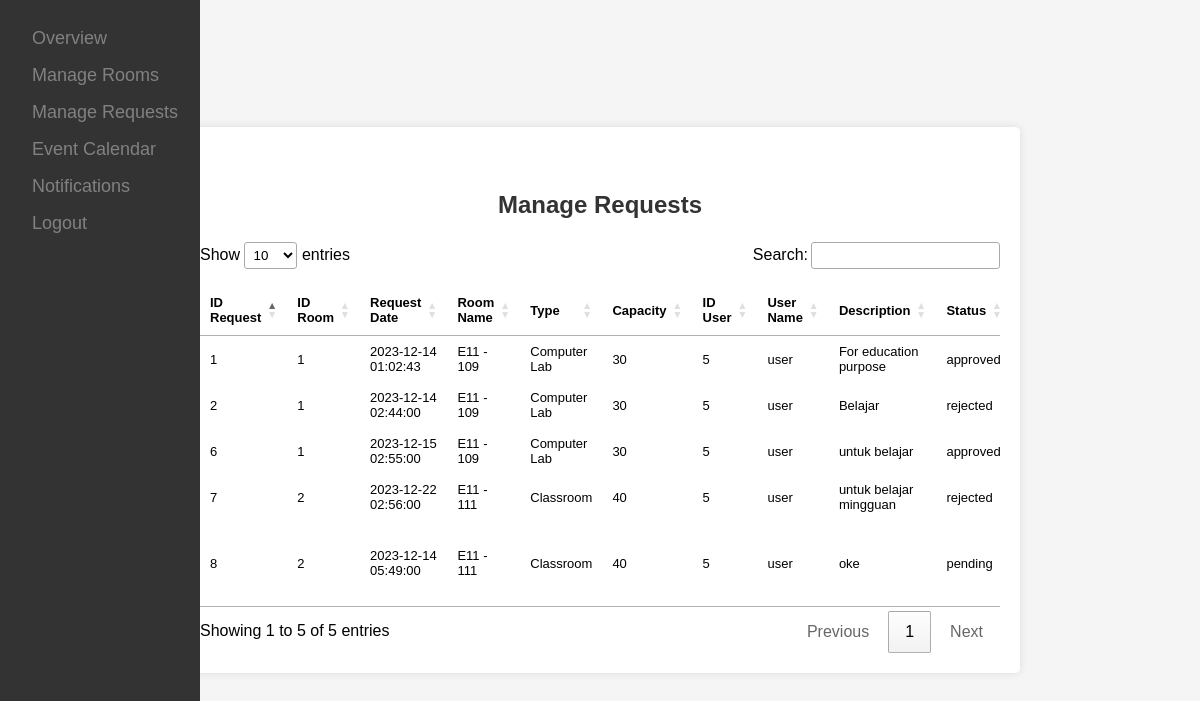
Screenshot of /classfinder-final/admin/manage_requests.php (signed in) with the database file from the repository.
### tables this page shows
CREATE TABLE `requests` (
  `id_request` int(11) NOT NULL,
  `id_user` int(11) DEFAULT NULL,
  `id_room` int(11) DEFAULT NULL,
  `request_date` datetime DEFAULT NULL,
  `status` enum('pending','approved','rejected') NOT NULL,
  `description` varchar(255) DEFAULT NULL
);

CREATE TABLE `rooms` (
  `id_room` int(11) NOT NULL,
  `room_name` varchar(50) NOT NULL,
  `type` enum('Classroom','Computer Lab') NOT NULL,
  `capacity` int(11) NOT NULL,
  `status` varchar(255) NOT NULL
);

CREATE TABLE `users` (
  `id_user` int(11) NOT NULL,
  `username` varchar(50) NOT NULL,
  `password` varchar(255) NOT NULL,
  `role` enum('admin','user') NOT NULL DEFAULT 'user'
);

### classfinder-final/admin/manage_requests.php (the view, shortened to what this page needs)
<!DOCTYPE html>
<html lang="en">
<head>
    <link rel="stylesheet" href="../css/style.css">
</head>
<body style="height: unset;">
    <div class="container">
        <div class="sidebar">
            <a href="dashboard.php">Overview</a>
            <a href="manage_rooms.php">Manage Rooms</a>
            <a href="manage_requests.php">Manage Requests</a>
            <a href="events.php">Event Calendar</a>
            <a href="notif_admin.php">Notifications</a>
            <a href="../logout.php">Logout</a>
        </div>
        <div class="content" style="text-align: center; line-height: 1.5; overflow-x: scroll;">
            <h2>Manage Requests</h2>
            <table class="table" id="datatable">
                <thead>
                    <tr>
                        <th>ID Request</th>
                        <th>ID Room</th>
                        <th>Request Date</th>
                        <th>Room Name</th>
                        <th>Type</th>
                        <th>Capacity</th>
                        <th>ID User</th>
                        <th>User Name</th>
                        <th>Description</th>
                        <th>Status</th>
                    </tr>
                </thead>
                <tbody>
                    <?php
                    include '../config/db.php';
                    $result = $conn->query("SELECT requests.*, rooms.room_name, rooms.type, rooms.capacity, users.username, users.role FROM requests JOIN rooms ON rooms.id_room = requests.id_room JOIN users ON users.id_user = requests.id_user");
                    while ($row = $result->fetch_assoc()) {
                        if ($row['status'] == 'pending') {
                            echo "<tr>
                                <td>{$row['id_request']}</td>
                                <td>{$row['id_room']}</td>
                                <td>{$row['request_date']}</td>
                                <td>{$row['room_name']}</td>
                                <td>{$row['type']}</td>
                                <td>{$row['capacity']}</td>
                                <td>{$row['id_user']}</td>
                                <td>{$row['username']}</td>
                                <td>{$row['description']}</td>
                                <td>{$row['status']}</td>
                                <td>
                                    <button class='btn btn-danger btn-sm' style='background: green; width: 80px;' onclick='approved({$row['id_request']})'>Approved</button>
                                    <button class='btn btn-danger btn-sm' style='background: red; width: 80px;' onclick='rejected({$row['id_request']})'>Rejected</button>
                                </td>
                            </tr>";
                        } else {
                            echo "<tr>
                                <td>{$row['id_request']}</td>
                                <td>{$row['id_room']}</td>
                                <td>{$row['request_date']}</td>
                                <td>{$row['room_name']}</td>
                                <td>{$row['type']}</td>
                                <td>{$row['capacity']}</td>
                                <td>{$row['id_user']}</td>
                                <td>{$row['username']}</td>
                                <td>{$row['description']}</td>
                                <td>{$row['status']}</td>
                                <td>
                                    -
                                </td>
                            </tr>";
                        }
                    }
                    ?>
                </tbody>
            </table>
        </div>
    </div>
</body>
</html>
<link rel="stylesheet" type="text/css" href="https://cdn.datatables.net/1.10.24/css/jquery.dataTables.css">

### classfinder-final/css/style.css (style rules this page uses)
body { font-family: Arial, sans-serif; background-color: #f4f4f4; margin: 0; padding: 0; display: flex; justify-content: center; align-items: center; height: 100vh; }
.container { background-color: #fff; padding: 20px; border-radius: 5px; box-shadow: 0 0 10px rgba(0, 0, 0, 0.1); }
body { font-family: Arial, sans-serif; margin: 0; padding: 0; }
.container { max-width: 800px; margin: 20px auto; }
h2 { color: #333; }
.content { margin-top: 20px; }
.sidebar { height: 100%; width: 200px; position: fixed; z-index: 1; top: 0; left: 0; background-color: #333; padding-top: 20px; overflow-x: hidden; transition: 0.5s; }
.sidebar a { padding: 8px 8px 8px 32px; text-decoration: none; font-size: 18px; color: #818181; display: block; transition: 0.3s; }
body { margin: 0; padding: 0; font-family: 'Arial', sans-serif; background-color: #f5f5f5; }

### classfinder-final/admin/manage_requests.php (style rules this page uses)
table { font-size: 13px; }

### rows the page displays
requests: id_request "1", id_room "1", request_date "2023-12-14 01:02:43", id_room.room_name "E11 - 109", id_room.type "Computer Lab", id_room.capacity "30", id_user "5", id_user.username "user", description "For education purpose", status "approved"
requests: id_request "2", id_room "1", request_date "2023-12-14 02:44:00", id_room.room_name "E11 - 109", id_room.type "Computer Lab", id_room.capacity "30", id_user "5", id_user.username "user", description "Belajar", status "rejected"
requests: id_request "6", id_room "1", request_date "2023-12-15 02:55:00", id_room.room_name "E11 - 109", id_room.type "Computer Lab", id_room.capacity "30", id_user "5", id_user.username "user", description "untuk belajar", status "approved"
requests: id_request "7", id_room "2", request_date "2023-12-22 02:56:00", id_room.room_name "E11 - 111", id_room.type "Classroom", id_room.capacity "40", id_user "5", id_user.username "user", description "untuk belajar mingguan", status "rejected"
requests: id_request "8", id_room "2", request_date "2023-12-14 05:49:00", id_room.room_name "E11 - 111", id_room.type "Classroom", id_room.capacity "40", id_user "5", id_user.username "user", description "oke", status "pending"
